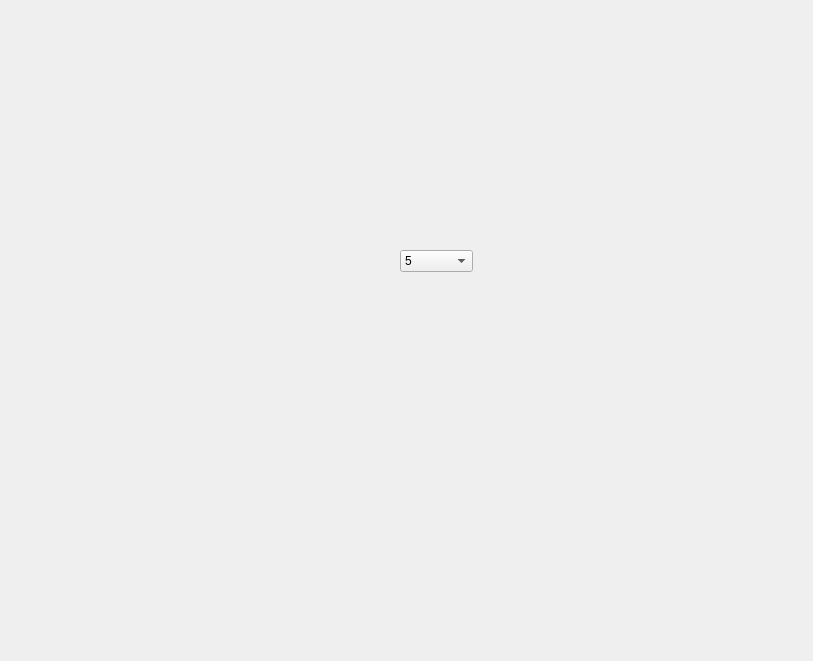
<?xml version="1.0" encoding="UTF-8"?>
<ui version="4.0">
 <class>Widget</class>
 <widget class="QWidget" name="Widget">
  <property name="geometry">
   <rect>
    <x>0</x>
    <y>0</y>
    <width>813</width>
    <height>661</height>
   </rect>
  </property>
  <property name="windowTitle">
   <string>Widget</string>
  </property>
  <widget class="QComboBox" name="comboBox">
   <property name="geometry">
    <rect>
     <x>400</x>
     <y>250</y>
     <width>73</width>
     <height>22</height>
    </rect>
   </property>
   <item>
    <property name="text">
     <string>5</string>
    </property>
   </item>
   <item>
    <property name="text">
     <string>12</string>
    </property>
   </item>
  </widget>
 </widget>
 <layoutdefault spacing="6" margin="11"/>
 <resources/>
 <connections/>
</ui>
